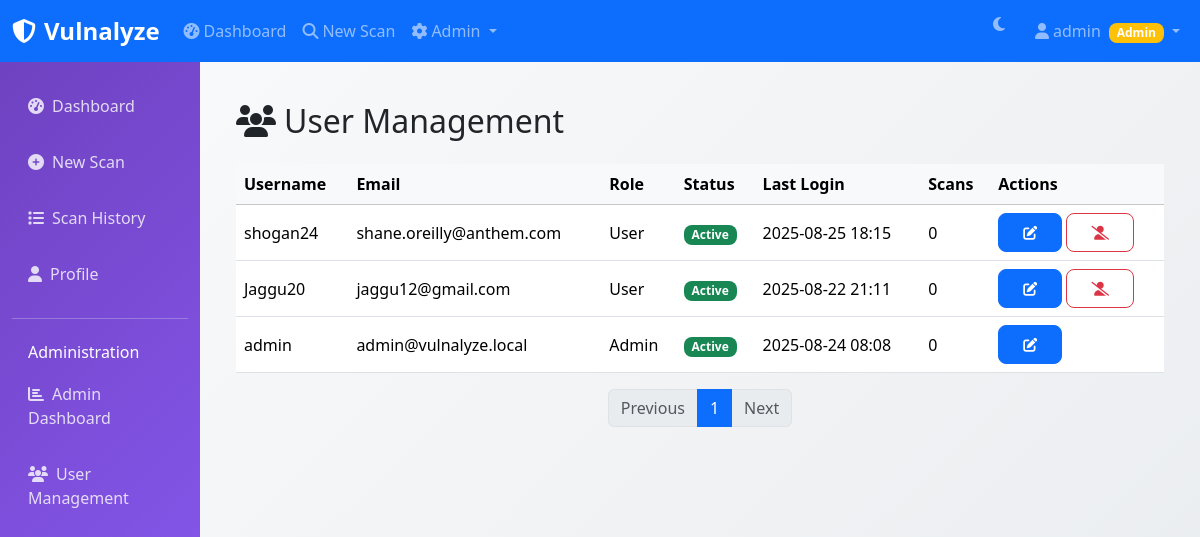
Page /admin/users (signed in) on the committed database.
### models.py (models this page shows, shortened)
class User(db.Model, UserMixin):
    __tablename__ = 'users'
    id = db.Column(db.Integer, primary_key=True)
    username = db.Column(db.String(80), unique=True, nullable=False, index=True)
    email = db.Column(db.String(120), unique=True, nullable=False, index=True)
    password_hash = db.Column(db.String(255), nullable=False)
    role = db.Column(db.String(20), default='user', index=True)
    full_name = db.Column(db.String(200))
    avatar = db.Column(db.String(200))
    organization = db.Column(db.String(200))
    is_active = db.Column(db.Boolean, default=True, nullable=False, index=True)
    email_verified = db.Column(db.Boolean, default=False)
    failed_login_attempts = db.Column(db.Integer, default=0)
    locked_until = db.Column(db.DateTime)
    created_at = db.Column(db.DateTime, default=datetime.utcnow, nullable=False)
    last_login = db.Column(db.DateTime)
    last_seen = db.Column(db.DateTime)
    total_scans = db.Column(db.Integer, default=0)
    total_vulnerabilities_found = db.Column(db.Integer, default=0)
    email_notifications = db.Column(db.Boolean, default=True)
    scan_notifications = db.Column(db.Boolean, default=True)
    theme_preference = db.Column(db.String(20), default='light')
    scans = db.relationship('ScanHistory', backref='owner', lazy='dynamic', cascade='all, delete-orphan')
    @property
    def is_admin(self):
        return self.role == 'admin'

### routes.py (the view)
@admin_bp.route('/users')
@login_required
def users():
    if not current_user.is_admin:
        abort(403)
    page = request.args.get('page', 1, type=int)
    users = User.query.order_by(User.created_at.desc()).paginate(
        page=page, per_page=20, error_out=False
    )
    return render_template('admin/users.html', users=users)

### app.py (called while the page is built)
def register_context_processors(app):
    @app.context_processor
    def inject_user_stats():
        if current_user.is_authenticated:
            from models import ScanHistory
            recent_scans = current_user.scans.filter(
                ScanHistory.created_at >= datetime.utcnow() - timedelta(days=7)
            ).count()
            return {
                'user_recent_scans': recent_scans,
                'user_total_scans': current_user.total_scans,
                'user_total_vulns': current_user.total_vulnerabilities_found
            }
        return {}
    @app.context_processor
    def inject_system_info():
        return {
            'app_name': 'Vulnalyze',
            'app_version': '2.0.0',
            'current_year': datetime.utcnow().year
        }

### templates/admin/users.html (shortened to what this page needs)
{% extends "base.html" %}
{% block content %}
<div class="container my-4">
    <h2 class="mb-4"><i class="fas fa-users me-2"></i>User Management</h2>
    {% if users.items %}
    <div class="table-responsive">
        <table class="table table-hover align-middle">
            <thead class="table-light">
                <tr>
                    <th>Username</th>
                    <th>Email</th>
                    <th>Role</th>
                    <th>Status</th>
                    <th>Last Login</th>
                    <th>Scans</th>
                    <th>Actions</th>
                </tr>
            </thead>
            <tbody>
                {% for user in users.items %}
                <tr>
                    <td>{{ user.username }}</td>
                    <td>{{ user.email }}</td>
                    <td>{{ user.role.title() }}</td>
                    <td>
                        {% if user.is_active %}
                          <span class="badge bg-success">Active</span>
                        {% else %}
                          <span class="badge bg-secondary">Inactive</span>
                        {% endif %}
                    </td>
                    <td>{{ user.last_login.strftime('%Y-%m-%d %H:%M') if user.last_login else 'Never' }}</td>
                    <td>{{ user.total_scans or 0 }}</td>
                    <td>
                        <a href="{{ url_for('admin.users') }}" class="btn btn-sm btn-primary" title="Edit User"><i class="fas fa-edit"></i></a>
                        {% if user.role != 'admin' %}
                        <form method="POST" action="{{ url_for('admin.toggle_user', user_id=user.id) }}" class="d-inline-block" onsubmit="return confirm('Toggle active status for {{ user.username }}?')">
                            <button type="submit" class="btn btn-sm btn-outline-danger" title="Toggle Active Status">
                                {% if user.is_active %}<i class="fas fa-user-slash"></i>{% else %}<i class="fas fa-user-check"></i>{% endif %}
                            </button>
                        </form>
                        {% endif %}
                    </td>
                </tr>
                {% endfor %}
            </tbody>
        </table>
    </div>
    <nav aria-label="Page navigation">
        <ul class="pagination justify-content-center">
            {% if users.has_prev %}
            <li class="page-item"><a href="{{ url_for('admin.users', page=users.prev_num) }}" class="page-link">Previous</a></li>
            {% else %}
            <li class="page-item disabled"><span class="page-link">Previous</span></li>
            {% endif %}
            {% for page_num in users.iter_pages(left_edge=1, right_edge=1, left_current=2, right_current=2) %}
                {% if page_num %}
                    {% if page_num == users.page %}
                    <li class="page-item active" aria-current="page"><span class="page-link">{{ page_num }}</span></li>
                    {% else %}
                    <li class="page-item"><a href="{{ url_for('admin.users', page=page_num) }}" class="page-link">{{ page_num }}</a></li>
                    {% endif %}
                {% else %}
                <li class="page-item disabled"><span class="page-link">&hellip;</span></li>
                {% endif %}
            {% endfor %}
            {% if users.has_next %}
            <li class="page-item"><a href="{{ url_for('admin.users', page=users.next_num) }}" class="page-link">Next</a></li>
            {% else %}
            <li class="page-item disabled"><span class="page-link">Next</span></li>
            {% endif %}
        </ul>
    </nav>
    {% else %}
    <div class="alert alert-info">No users found.</div>
    {% endif %}
</div>
{% endblock %}

### templates/base.html (shortened to what this page needs)
<!DOCTYPE html>
<html lang="en" data-bs-theme="light">
<head>
    <link href="https://cdn.jsdelivr.net/npm/bootstrap@5.3.2/dist/css/bootstrap.min.css" rel="stylesheet" />
    <link href="https://cdnjs.cloudflare.com/ajax/libs/font-awesome/6.4.0/css/all.min.css" rel="stylesheet" />
    <link href="https://cdnjs.cloudflare.com/ajax/libs/animate.css/4.1.1/animate.min.css" rel="stylesheet" />
</head>
<body>
    <nav class="navbar navbar-expand-lg navbar-dark bg-primary">
        <div class="container-fluid">
            <a class="navbar-brand" href="{{ url_for('main.index') }}">
                <i class="fas fa-shield-alt me-2"></i>Vulnalyze
            </a>
            <div class="collapse navbar-collapse" id="navbarNav">
                <ul class="navbar-nav me-auto">
                    {% if current_user.is_authenticated %}
                    <li class="nav-item">
                        <a class="nav-link" href="{{ url_for('main.dashboard') }}">
                            <i class="fas fa-tachometer-alt me-1"></i>Dashboard
                        </a>
                    </li>
                    <li class="nav-item">
                        <a class="nav-link" href="{{ url_for('scan.new') }}">
                            <i class="fas fa-search me-1"></i>New Scan
                        </a>
                    </li>
                    {% if current_user.is_admin %}
                    <li class="nav-item dropdown">
                        <a
                            class="nav-link dropdown-toggle"
                            href="#"
                            role="button"
                            data-bs-toggle="dropdown"
                            aria-expanded="false"
                        >
                            <i class="fas fa-cog me-1"></i>Admin
                        </a>
                    </li>
                    {% endif %}
                    {% endif %}
                </ul>
                <ul class="navbar-nav">
                    <li class="nav-item">
                        <button class="theme-toggle me-3" onclick="toggleTheme()">
                            <i class="fas fa-moon" id="theme-icon"></i>
                        </button>
                    </li>
                    {% if current_user.is_authenticated %}
                    <li class="nav-item dropdown">
                        <a
                            class="nav-link dropdown-toggle"
                            href="#"
                            role="button"
                            data-bs-toggle="dropdown"
                            aria-expanded="false"
                        >
                            <i class="fas fa-user me-1"></i>{{ current_user.username }}
                            {% if current_user.is_admin %}
                            <span class="badge bg-warning ms-1">Admin</span>
                            {% endif %}
                        </a>
                    </li>
                    {% endif %}
                </ul>
            </div>
        </div>
    </nav>
    <div class="container-fluid">
        <div class="row">
            {% if current_user.is_authenticated %}
            <nav class="col-md-3 col-lg-2 d-md-block sidebar collapse">
                <div class="position-sticky pt-3">
                    <ul class="nav flex-column">
                        <li class="nav-item">
                            <a class="nav-link" href="{{ url_for('main.dashboard') }}">
                                <i class="fas fa-tachometer-alt me-2"></i>Dashboard
                            </a>
                        </li>
                        <li class="nav-item">
                            <a class="nav-link" href="{{ url_for('scan.new') }}">
                                <i class="fas fa-plus-circle me-2"></i>New Scan
                            </a>
                        </li>
                        <li class="nav-item">
                            <a class="nav-link" href="{{ url_for('scan.list_scans') }}">
                                <i class="fas fa-list me-2"></i>Scan History
                            </a>
                        </li>
                        <li class="nav-item">
                            <a class="nav-link" href="{{ url_for('main.profile') }}">
                                <i class="fas fa-user me-2"></i>Profile
                            </a>
                        </li>
                    </ul>
                    {% if current_user.is_admin %}
                    <hr class="text-white" />
                    <h6 class="sidebar-heading d-flex justify-content-between align-items-center px-3 mt-4 mb-1 text-white">
                        <span>Administration</span>
                    </h6>
                    <ul class="nav flex-column">
                        <li class="nav-item">
                            <a class="nav-link" href="{{ url_for('admin.dashboard') }}">
                                <i class="fas fa-chart-bar me-2"></i>Admin Dashboard
                            </a>
                        </li>
                        <li class="nav-item">
                            <a class="nav-link" href="{{ url_for('admin.users') }}">
                                <i class="fas fa-users me-2"></i>User Management
                            </a>
                        </li>
                    </ul>
                    {% endif %}
                </div>
            </nav>
            {% endif %}
            <main
                class="{% if current_user.is_authenticated %}col-md-9 ms-sm-auto col-lg-10 px-md-4{% else %}col-12{% endif %} main-content"
            >
                <div class="pt-3 pb-2 mb-3">
                    {% block content %}
                    {% endblock %}
                </div>
            </main>
        </div>
    </div>
</body>
</html>

### templates/base.html (style rules this page uses)
:root { --bs-primary: #6f42c1; --bs-secondary: #6c757d; --bs-success: #198754; --bs-danger: #dc3545; --bs-warning: #fd7e14; --bs-info: #0dcaf0; }
.navbar-brand { font-weight: 700; font-size: 1.5rem; }
.sidebar { min-height: calc(100vh - 56px); background: linear-gradient(135deg, var(--bs-primary) 0%, #8b5cf6 100%); }
.sidebar .nav-link { color: rgba(255, 255, 255, 0.8); padding: 0.75rem 1rem; border-radius: 0.5rem; margin: 0.25rem 0; transition: all 0.3s ease; }
.main-content { background: linear-gradient(135deg, #f8f9fa 0%, #e9ecef 100%); min-height: calc(100vh - 56px); }
.btn { border-radius: 0.5rem; padding: 0.5rem 1.5rem; font-weight: 500; transition: all 0.3s ease; }
.badge { border-radius: 0.5rem; }
.theme-toggle { border: none; background: none; color: var(--bs-navbar-color); }

### rows in the picture
User: username "admin", email "admin@vulnalyze.local", role "Admin", is_active "Active", last_login "2025-08-24 08:08", total_scans "0"
User: username "shogan24", email "shane.oreilly@anthem.com", role "User", is_active "Active", last_login "2025-08-25 18:15", total_scans "0"
User: username "Jaggu20", email "jaggu12@gmail.com", role "User", is_active "Active", last_login "2025-08-22 21:11", total_scans "0"

### other values in the picture
{{ page_num }} "1"
